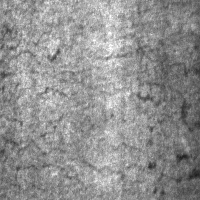
#> input picture data/test_images/crazing_103.jpg, 200 x 200 px; its folder holds only this picture in this run
$ python make_demo_video.py
#> lines starting #> are read from the running program, lines starting #| are printed output that depends on the picture
from pathlib import Path

import cv2

imgs = sorted(Path("data/test_images").glob("*"))
out = cv2.VideoWriter("data/demo_conveyor.mp4", cv2.VideoWriter_fourcc(*"mp4v"), 15, (640, 640))

for p in imgs:
    frame = cv2.imread(str(p))
#> frame is the input picture: shape (200, 200, 3); min 30, max 255, mean 144.8
    if frame is None:
        continue
    frame = cv2.resize(frame, (640, 640))
#> frame: shape (640, 640, 3)
    cv2.putText(frame, p.stem, (10, 620), cv2.FONT_HERSHEY_SIMPLEX, 0.7, (0, 255, 255), 2)
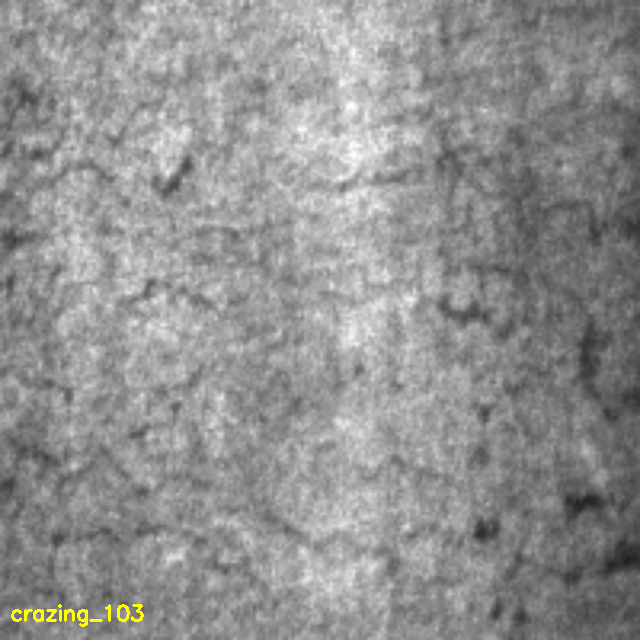
#> frame: shape (640, 640, 3); mean B, G, R 144.4, 145, 145
    for _ in range(20):
        out.write(frame)
out.release()
print("Saved data/demo_conveyor.mp4 with", len(imgs), "products")

$ run again, on data/test_images/inclusion_248.jpg
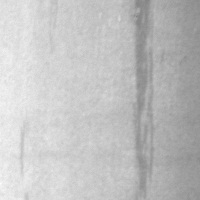
#> input picture data/test_images/inclusion_248.jpg, 200 x 200 px
#> frame is the input picture: shape (200, 200, 3); min 131, max 254, mean 193
#> `cv2.putText(frame, p.stem, (10, 620), cv2.FONT_HERSHEY_SIMPLEX, 0.7, (..`:
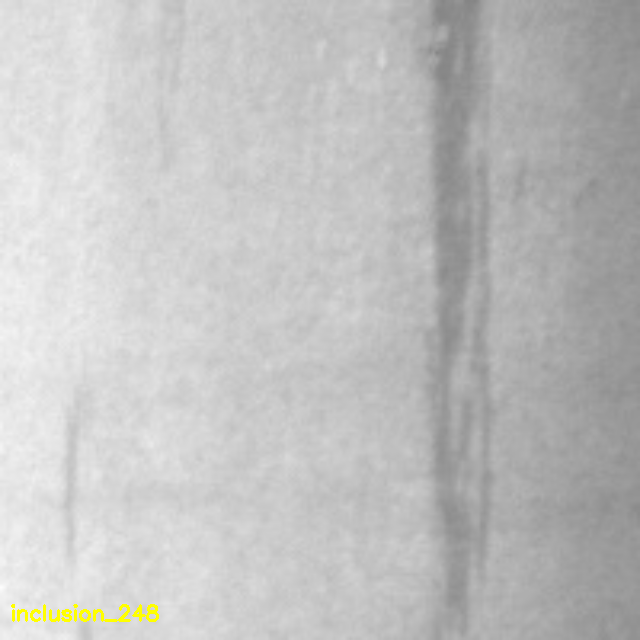
#> frame: shape (640, 640, 3); mean B, G, R 192.3, 193, 193

$ run again, on data/test_images/crazing_152.jpg
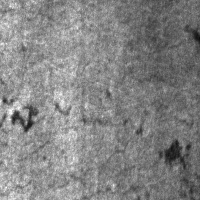
#> input picture data/test_images/crazing_152.jpg, 200 x 200 px
#> frame is the input picture: shape (200, 200, 3); min 13, max 255, mean 131.6
#> `cv2.putText(frame, p.stem, (10, 620), cv2.FONT_HERSHEY_SIMPLEX, 0.7, (..`:
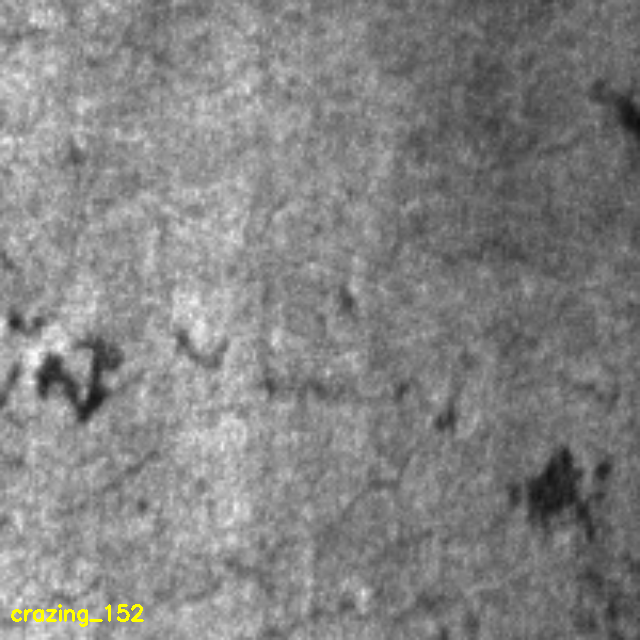
#> frame: shape (640, 640, 3); mean B, G, R 131.1, 131.7, 131.7
